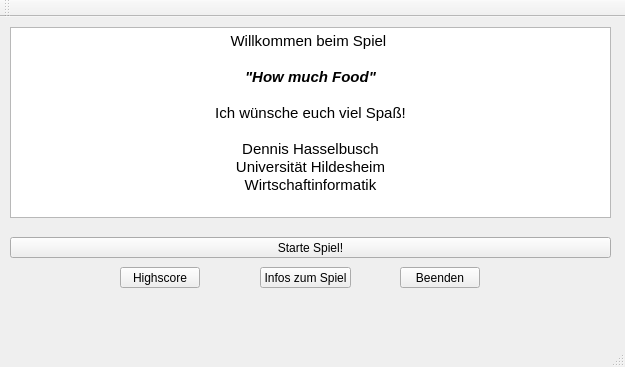
<?xml version="1.0" encoding="UTF-8"?>
<ui version="4.0">
 <class>MainWindow</class>
 <widget class="QMainWindow" name="MainWindow">
  <property name="enabled">
   <bool>true</bool>
  </property>
  <property name="geometry">
   <rect>
    <x>0</x>
    <y>0</y>
    <width>625</width>
    <height>367</height>
   </rect>
  </property>
  <property name="minimumSize">
   <size>
    <width>625</width>
    <height>367</height>
   </size>
  </property>
  <property name="windowTitle">
   <string>Too much Food</string>
  </property>
  <property name="statusTip">
   <string notr="true"/>
  </property>
  <property name="whatsThis">
   <string notr="true"/>
  </property>
  <widget class="QWidget" name="centralWidget">
   <widget class="QTextBrowser" name="textBrowser">
    <property name="geometry">
     <rect>
      <x>10</x>
      <y>10</y>
      <width>601</width>
      <height>191</height>
     </rect>
    </property>
    <property name="verticalScrollBarPolicy">
     <enum>Qt::ScrollBarAlwaysOff</enum>
    </property>
    <property name="horizontalScrollBarPolicy">
     <enum>Qt::ScrollBarAlwaysOff</enum>
    </property>
    <property name="html">
     <string>&lt;!DOCTYPE HTML PUBLIC &quot;-//W3C//DTD HTML 4.0//EN&quot; &quot;http://www.w3.org/TR/REC-html40/strict.dtd&quot;&gt;
&lt;html&gt;&lt;head&gt;&lt;meta name=&quot;qrichtext&quot; content=&quot;1&quot; /&gt;&lt;style type=&quot;text/css&quot;&gt;
p, li { white-space: pre-wrap; }
&lt;/style&gt;&lt;/head&gt;&lt;body style=&quot; font-family:'MS Shell Dlg 2'; font-size:8.25pt; font-weight:400; font-style:normal;&quot;&gt;
&lt;p align=&quot;center&quot; style=&quot; margin-top:0px; margin-bottom:0px; margin-left:0px; margin-right:0px; -qt-block-indent:0; text-indent:0px;&quot;&gt;&lt;span style=&quot; font-size:11pt;&quot;&gt;Willkommen beim Spiel &lt;/span&gt;&lt;/p&gt;
&lt;p align=&quot;center&quot; style=&quot;-qt-paragraph-type:empty; margin-top:0px; margin-bottom:0px; margin-left:0px; margin-right:0px; -qt-block-indent:0; text-indent:0px; font-size:11pt;&quot;&gt;&lt;br /&gt;&lt;/p&gt;
&lt;p align=&quot;center&quot; style=&quot; margin-top:0px; margin-bottom:0px; margin-left:0px; margin-right:0px; -qt-block-indent:0; text-indent:0px;&quot;&gt;&lt;span style=&quot; font-size:11pt; font-weight:600; font-style:italic;&quot;&gt;&amp;quot;How much Food&amp;quot;&lt;/span&gt;&lt;/p&gt;
&lt;p align=&quot;center&quot; style=&quot;-qt-paragraph-type:empty; margin-top:0px; margin-bottom:0px; margin-left:0px; margin-right:0px; -qt-block-indent:0; text-indent:0px; font-size:11pt; font-weight:600; font-style:italic;&quot;&gt;&lt;br /&gt;&lt;/p&gt;
&lt;p align=&quot;center&quot; style=&quot; margin-top:0px; margin-bottom:0px; margin-left:0px; margin-right:0px; -qt-block-indent:0; text-indent:0px;&quot;&gt;&lt;span style=&quot; font-size:11pt;&quot;&gt;Ich wünsche euch viel Spaß!&lt;/span&gt;&lt;/p&gt;
&lt;p align=&quot;center&quot; style=&quot;-qt-paragraph-type:empty; margin-top:0px; margin-bottom:0px; margin-left:0px; margin-right:0px; -qt-block-indent:0; text-indent:0px; font-size:11pt;&quot;&gt;&lt;br /&gt;&lt;/p&gt;
&lt;p align=&quot;center&quot; style=&quot; margin-top:0px; margin-bottom:0px; margin-left:0px; margin-right:0px; -qt-block-indent:0; text-indent:0px;&quot;&gt;&lt;span style=&quot; font-size:11pt;&quot;&gt;Dennis Hasselbusch&lt;/span&gt;&lt;/p&gt;
&lt;p align=&quot;center&quot; style=&quot; margin-top:0px; margin-bottom:0px; margin-left:0px; margin-right:0px; -qt-block-indent:0; text-indent:0px;&quot;&gt;&lt;span style=&quot; font-size:11pt;&quot;&gt;Universität Hildesheim&lt;/span&gt;&lt;/p&gt;
&lt;p align=&quot;center&quot; style=&quot; margin-top:0px; margin-bottom:0px; margin-left:0px; margin-right:0px; -qt-block-indent:0; text-indent:0px;&quot;&gt;&lt;span style=&quot; font-size:11pt;&quot;&gt;Wirtschaftinformatik&lt;/span&gt;&lt;/p&gt;&lt;/body&gt;&lt;/html&gt;</string>
    </property>
   </widget>
   <widget class="QPushButton" name="btn_start">
    <property name="geometry">
     <rect>
      <x>10</x>
      <y>220</y>
      <width>601</width>
      <height>21</height>
     </rect>
    </property>
    <property name="text">
     <string>Starte Spiel!</string>
    </property>
   </widget>
   <widget class="QPushButton" name="btn_end">
    <property name="geometry">
     <rect>
      <x>400</x>
      <y>250</y>
      <width>80</width>
      <height>21</height>
     </rect>
    </property>
    <property name="text">
     <string>Beenden</string>
    </property>
   </widget>
   <widget class="QPushButton" name="pushButton">
    <property name="geometry">
     <rect>
      <x>260</x>
      <y>250</y>
      <width>91</width>
      <height>21</height>
     </rect>
    </property>
    <property name="text">
     <string>Infos zum Spiel</string>
    </property>
   </widget>
   <widget class="QPushButton" name="btn_highscore">
    <property name="geometry">
     <rect>
      <x>120</x>
      <y>250</y>
      <width>80</width>
      <height>21</height>
     </rect>
    </property>
    <property name="text">
     <string>Highscore</string>
    </property>
   </widget>
  </widget>
  <widget class="QMenuBar" name="menuBar">
   <property name="geometry">
    <rect>
     <x>0</x>
     <y>0</y>
     <width>625</width>
     <height>20</height>
    </rect>
   </property>
  </widget>
  <widget class="QToolBar" name="mainToolBar">
   <attribute name="toolBarArea">
    <enum>TopToolBarArea</enum>
   </attribute>
   <attribute name="toolBarBreak">
    <bool>false</bool>
   </attribute>
  </widget>
  <widget class="QStatusBar" name="statusBar"/>
 </widget>
 <layoutdefault spacing="6" margin="11"/>
 <resources/>
 <connections>
  <connection>
   <sender>btn_end</sender>
   <signal>clicked()</signal>
   <receiver>MainWindow</receiver>
   <slot>close()</slot>
   <hints>
    <hint type="sourcelabel">
     <x>581</x>
     <y>332</y>
    </hint>
    <hint type="destinationlabel">
     <x>430</x>
     <y>314</y>
    </hint>
   </hints>
  </connection>
 </connections>
</ui>
